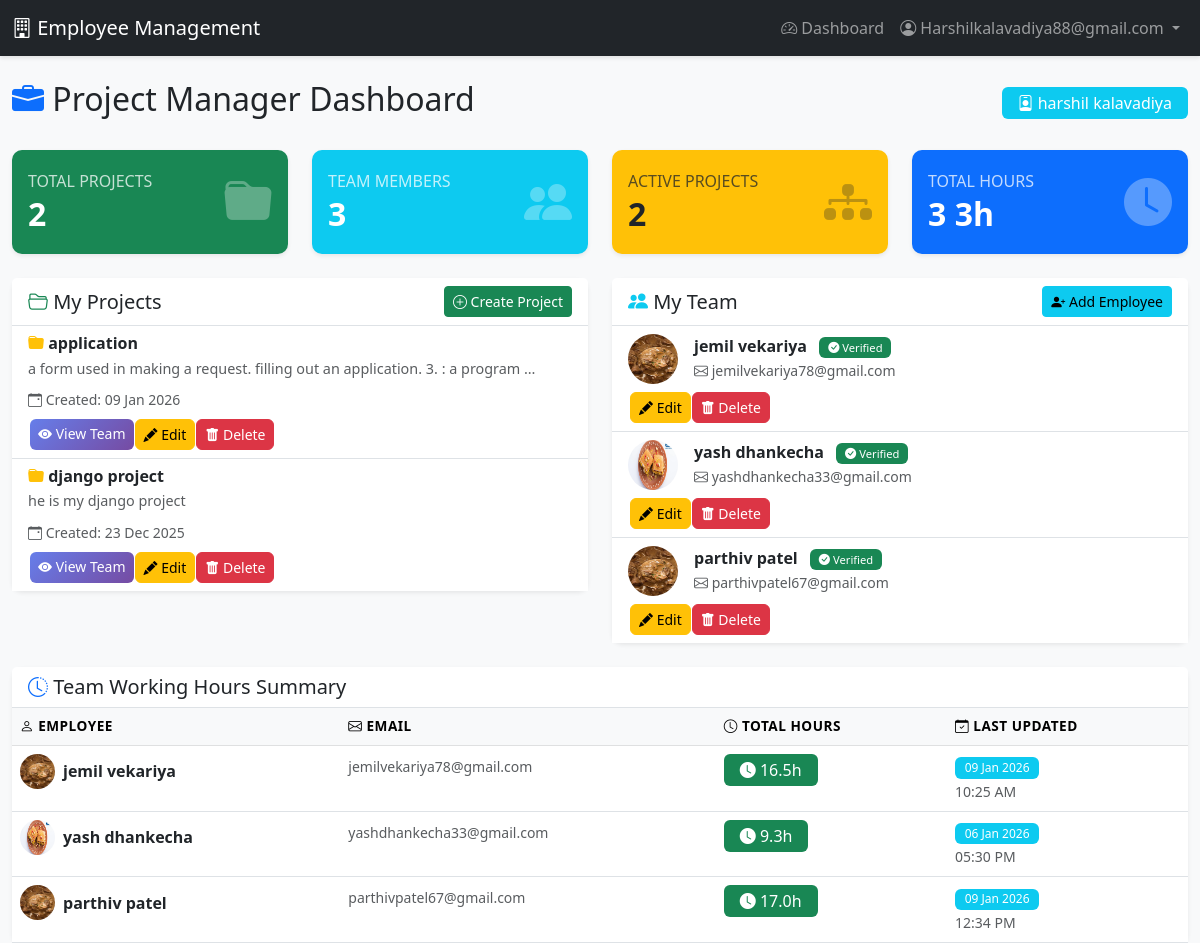
/dashboard/ (signed in), run on an earlier commit of the app's database.
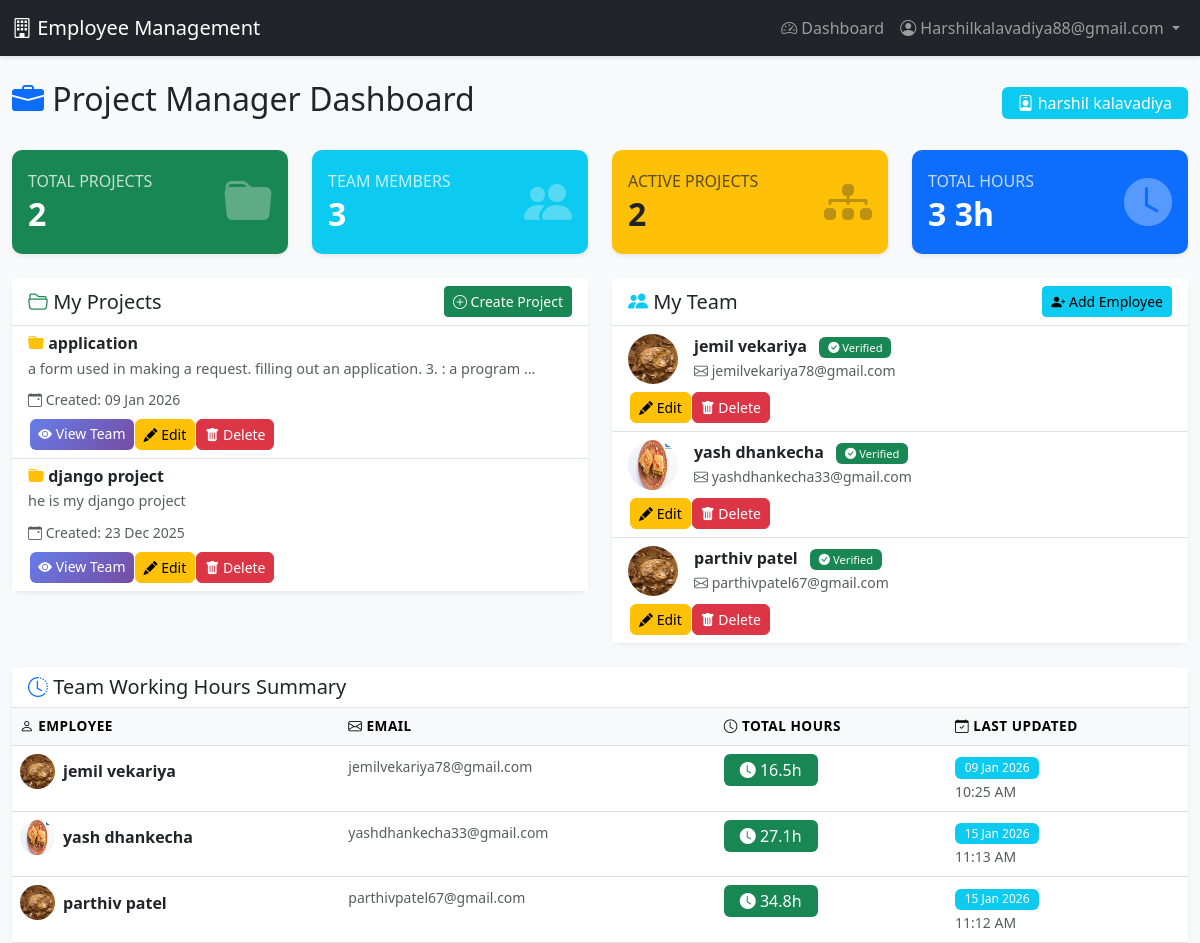
And on a later commit of the database.
### accounts/models.py (models this page shows, shortened)
class WorkingHoursSummary(models.Model):
    employee = models.ForeignKey(User, on_delete=models.CASCADE, related_name='hours_summary')
    pm = models.ForeignKey(User, on_delete=models.CASCADE, related_name='team_hours')
    total_hours = models.DecimalField(max_digits=10, decimal_places=2, default=0)
    last_updated = models.DateTimeField(auto_now=True)
    class Meta:
        db_table = 'working_hours_summary'
        unique_together = ['employee', 'pm']
        verbose_name = 'Working Hours Summary'
        verbose_name_plural = 'Working Hours Summaries'

class User(AbstractUser):
    ROLE_CHOICES = (
        ('EMPLOYEE', 'Employee'),
        ('PM', 'Project Manager'),
        ('ADMIN', 'Admin'),
    )
    username = None
    email = models.EmailField(unique=True)
    role = models.CharField(max_length=10, choices=ROLE_CHOICES, default='EMPLOYEE')
    profile_image = models.ImageField(upload_to='profiles/', null=True, blank=True)
    is_verified = models.BooleanField(default=False)
    verification_token = models.CharField(max_length=100, blank=True)
    created_by = models.ForeignKey('self', on_delete=models.SET_NULL, null=True, blank=True, related_name='created_users')
    USERNAME_FIELD = 'email'
    REQUIRED_FIELDS = []
    objects = UserManager()
    class Meta:
        db_table = 'users'
        verbose_name = 'User'
        verbose_name_plural = 'Users'

### accounts/views.py (the view)
# urls.py: path('dashboard/', views.dashboard, name='dashboard'),
@login_required
def dashboard(request):
    user = request.user
    if user.role == 'ADMIN':
        return admin_dashboard(request)
    elif user.role == 'PM':
        return pm_dashboard(request)
    elif user.role == 'EMPLOYEE':
        return employee_dashboard(request)
    messages.error(request, "Your role is not configured. Please contact admin.")
    return redirect('login')

### accounts/views.py (called while the page is built)
@login_required
def pm_dashboard(request):
    if request.user.role != 'PM':
        messages.error(request, 'Access denied')
        return redirect('dashboard')
    context = {
        'projects': Project.objects.filter(created_by=request.user).order_by('-created_at'),
        'employees': User.objects.filter(created_by=request.user, role='EMPLOYEE'),
        'hours_summary': WorkingHoursSummary.objects.filter(pm=request.user),
        'total_projects': Project.objects.filter(created_by=request.user).count(),
        'total_employees': User.objects.filter(created_by=request.user, role='EMPLOYEE').count(),
    }
    return render(request, 'pm_dashboard.html', context)

### accounts/templates/pm_dashboard.html (shortened to what the changed rows need)
{% extends 'base.html' %}
{% block content %}
<div class="container-fluid mt-4">
    <div class="d-flex justify-content-between align-items-center mb-4">
        <h2><i class="bi bi-briefcase-fill text-primary"></i> Project Manager Dashboard</h2>
    </div>
    <div class="row mb-4">
        <div class="col-md-3">
            <div class="card border-0 shadow-sm bg-success text-white">
                <div class="card-body">
                    <div class="d-flex justify-content-between align-items-center">
                        <div>
                            <h2 class="mb-0 fw-bold">{{ total_projects }}</h2>
                        </div>
                    </div>
                </div>
            </div>
        </div>
        <div class="col-md-3">
            <div class="card border-0 shadow-sm bg-info text-white">
                <div class="card-body">
                    <div class="d-flex justify-content-between align-items-center">
                        <div>
                            <h2 class="mb-0 fw-bold">{{ total_employees }}</h2>
                        </div>
                    </div>
                </div>
            </div>
        </div>
        <div class="col-md-3">
            <div class="card border-0 shadow-sm bg-warning text-dark">
                <div class="card-body">
                    <div class="d-flex justify-content-between align-items-center">
                        <div>
                            <h2 class="mb-0 fw-bold">{{ projects.count }}</h2>
                        </div>
                    </div>
                </div>
            </div>
        </div>
        <div class="col-md-3">
            <div class="card border-0 shadow-sm bg-primary text-white">
                <div class="card-body">
                    <div class="d-flex justify-content-between align-items-center">
                        <div>
                            <h2 class="mb-0 fw-bold">
                                {% widthratio hours_summary|length 1 1 %}
                                {{ hours_summary|length|add:"0" }}h
                            </h2>
                        </div>
                    </div>
                </div>
            </div>
        </div>
    </div>
    <div class="row">
        <div class="col-12">
            <div class="card shadow-sm border-0">
                <div class="card-body p-0">
                    <div class="table-responsive">
                        <table class="table table-hover mb-0">
                            <thead class="table-light">
                                <tr>
                                    <th><i class="bi bi-person"></i> Employee</th>
                                    <th><i class="bi bi-envelope"></i> Email</th>
                                    <th><i class="bi bi-clock"></i> Total Hours</th>
                                    <th><i class="bi bi-calendar-check"></i> Last Updated</th>
                                </tr>
                            </thead>
                            <tbody>
                                {% for summary in hours_summary %}
                                    <tr>
                                        <td>
                                            <div class="d-flex align-items-center">
                                                {% if summary.employee.profile_image %}
                                                    <img src="{{ summary.employee.profile_image.url }}"
                                                         alt="{{ summary.employee.get_full_name }}"
                                                         class="rounded-circle me-2"
                                                         width="35" height="35">
                                                {% else %}
                                                    <div class="rounded-circle bg-secondary text-white d-flex align-items-center justify-content-center me-2"
                                                         style="width: 35px; height: 35px; font-size: 0.9rem;">
                                                        {{ summary.employee.first_name|first|upper }}
                                                    </div>
                                                {% endif %}
                                                <strong>{{ summary.employee.get_full_name }}</strong>
                                            </div>
                                        </td>
                                        <td>
                                            <small class="text-muted">{{ summary.employee.email }}</small>
                                        </td>
                                        <td>
                                            <span class="badge bg-success" style="font-size: 1rem; padding: 0.5em 1em;">
                                                <i class="bi bi-clock-fill"></i> {{ summary.total_hours|floatformat:1 }}h
                                            </span>
                                        </td>
                                        <td>
                                            <span class="badge bg-info">
                                                {{ summary.last_updated|date:"d M Y" }}
                                            </span>
                                            <br>
                                            <small class="text-muted">{{ summary.last_updated|date:"h:i A" }}</small>
                                        </td>
                                    </tr>
                                {% endfor %}
                            </tbody>
                        </table>
                    </div>
                </div>
            </div>
        </div>
    </div>
</div>
{% endblock %}

What changed in the data, as far as the page shows it:
changed WorkingHoursSummary "yash dhankecha": total_hours "9.3" → "27.1"; last_updated "06 Jan 2026" → "15 Jan 2026"; last_updated "05:30 PM" → "11:13 AM"
changed WorkingHoursSummary "parthiv patel": total_hours "17.0" → "34.8"; last_updated "09 Jan 2026" → "15 Jan 2026"; last_updated "12:34 PM" → "11:12 AM"
